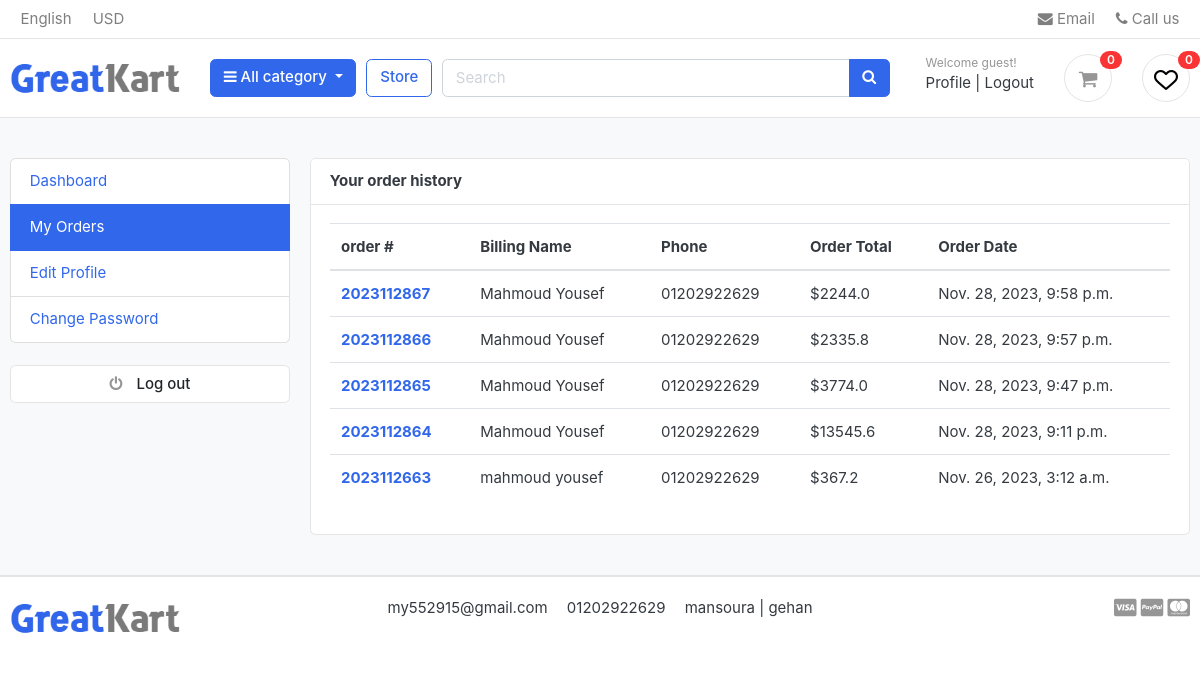
The page /accounts/my_orders/ (signed in) on the database as committed earlier.
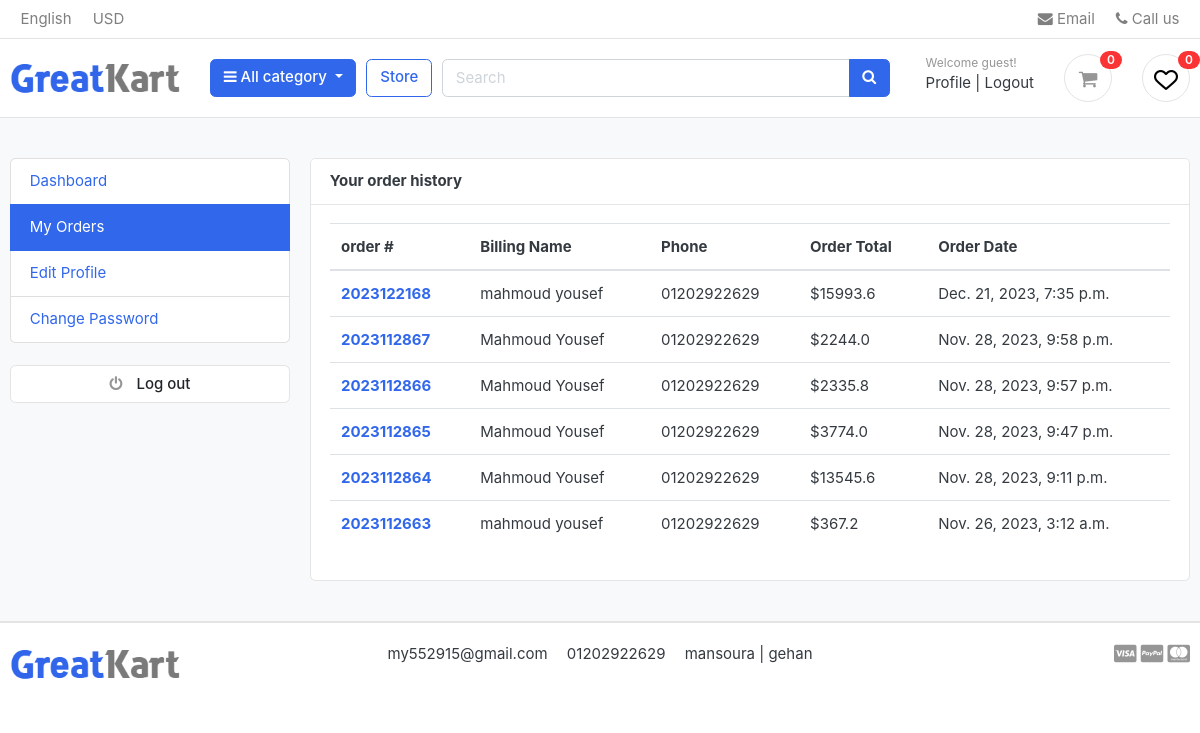
The same page on the database as committed later.
### orders/models.py (models this page shows, shortened)
class Order(models.Model):
    STATUS = (
        ('New','New'),
        ('Accepted','Accepted'),
        ('Completed','Completed'),
        ('Cancelled','Cancelled'),
    )
    user = models.ForeignKey(User, on_delete=models.SET_NULL , null=True)
    payment = models.ForeignKey(Payment,  on_delete=models.SET_NULL ,blank=True , null=True)
    order_number = models.CharField(max_length=50)
    first_name = models.CharField(max_length=50)
    last_name = models.CharField(max_length=50)
    phone = models.CharField(max_length=50)
    email = models.EmailField( max_length=254)
    address_line_1 = models.CharField( max_length=50)
    address_line_2 = models.CharField( max_length=50 , blank=True)
    country = models.CharField( max_length=50 )
    state = models.CharField( max_length=50 )
    city = models.CharField( max_length=50 )
    order_note = models.CharField( max_length=1000 , blank=True)
    order_total = models.FloatField()
    tax = models.FloatField()
    status = models.CharField(choices=STATUS,default='New' , max_length=15)
    ip = models.CharField(max_length=50  ,blank=True)
    is_orderd = models.BooleanField(default=False)
    created_at = models.DateTimeField( auto_now_add=True)
    updated_at = models.DateTimeField(auto_now=True)
    def full_name(self):
        return f'{self.first_name} {self.last_name}'

### accounts/views.py (the view)
# urls.py: path('my_orders/' , views.my_orders , name='my_orders'),
@login_required(login_url='login')
def my_orders(request):
    orders = Order.objects.filter(user=request.user,is_orderd=True).order_by('-created_at')
    context = {
        'orders':orders,
    }
    return render(request,'profile/my_orders.html',context)

### carts/context_processors.py (called while the page is built)
def counter(request):
    cart_count = 0
    if 'admin' in request.path:
        return{}
    else :
        try :
            cart = Cart.objects.filter(cart_id=_cart_id(request))
            if request.user.is_authenticated:
                cart_items = CartItem.objects.all().filter(user=request.user)
            else :
                cart_items = CartItem.objects.all().filter(cart=cart[:1])
            for cart_item in cart_items:
                cart_count+=cart_item.quantity
        except Cart.DoesNotExist:
            cart_count=0
    return dict(cart_count=cart_count)

### carts/views.py (called while the page is built)
def _cart_id(request):
    cart = request.session.session_key
    if not cart:
        cart = request.session.create()
    return cart

### category/context_processor.py (called while the page is built)
def menu_links(request):
    links = Category.objects.all()[:10]
    return dict(links=links)

### category/models.py (called while the page is built)
    def get_url(self):
        return reverse('store:product_by_category',args=[self.slug])

    def __str__(self):
        return str(self.name)

### accounts/templates/profile/my_orders.html
{% extends "base.html" %}
{% block body %}
<section class="section-conten padding-y bg">
    <div class="container">
        <div class="row">
            <aside class="col-md-3">
                <ul class="list-group">
                    <a class="list-group-item " href="{% url 'accounts:dashboard'%}"> Dashboard </a>
                    <a class="list-group-item active" href="{% url 'accounts:my_orders'%}"> My Orders </a>
                    <a class="list-group-item" href="{% url 'accounts:edit_profile'%}"> Edit Profile </a>
                    <a class="list-group-item" href="{% url 'password_change'%}">Change Password </a>
                </ul>
                <br>
                <a class="btn btn-light btn-block" href="{% url 'logout'%}"> <i class="fa fa-power-off"></i> <span
                        class="text">Log
                        out</span> </a>
            </aside>
            <main class="col-md-9">
                <article class="card">
                    <header class="card-header">
                        <strong class="d-inline-block mr-3">Your order history</strong>
                    </header>
                    <div class="card-body">
                        <div class="row">
                            <div class="col-md-12">
                                <table class="table table-hover">
                                    <thead>
                                        <tr>
                                            <th scope="col">order #</th>
                                            <th scope="col">Billing Name</th>
                                            <th scope="col">Phone</th>
                                            <th scope="col">Order Total</th>
                                            <th scope="col">Order Date</th>
                                        </tr>
                                    </thead>
                                        <tbody>
                                            {% for order in orders %}
                                            <tr>
                                                <th scope="row"><a href="{% url 'accounts:order_detail' order.order_number %}">{{order.order_number}}</a></th>
                                                <td>{{order.full_name}}</td>
                                                <td>{{order.phone}}</td>
                                                <td>${{order.order_total}}</td>
                                                <td>{{order.created_at}}</td>
                                            </tr>
                                            {% endfor %}
                                        </tbody>
                                </table>
                            </div>
                        </div>
                    </div>
                </article>
            </main>
        </div>
    </div>
</section>
{% endblock body %}

Rows that differ between the two databases and show on the page:
added Order: order_number "2023122168", full_name "mahmoud yousef", phone "01202922629", order_total "15993.6", created_at "Dec. 21, 2023, 7:35 p.m."
